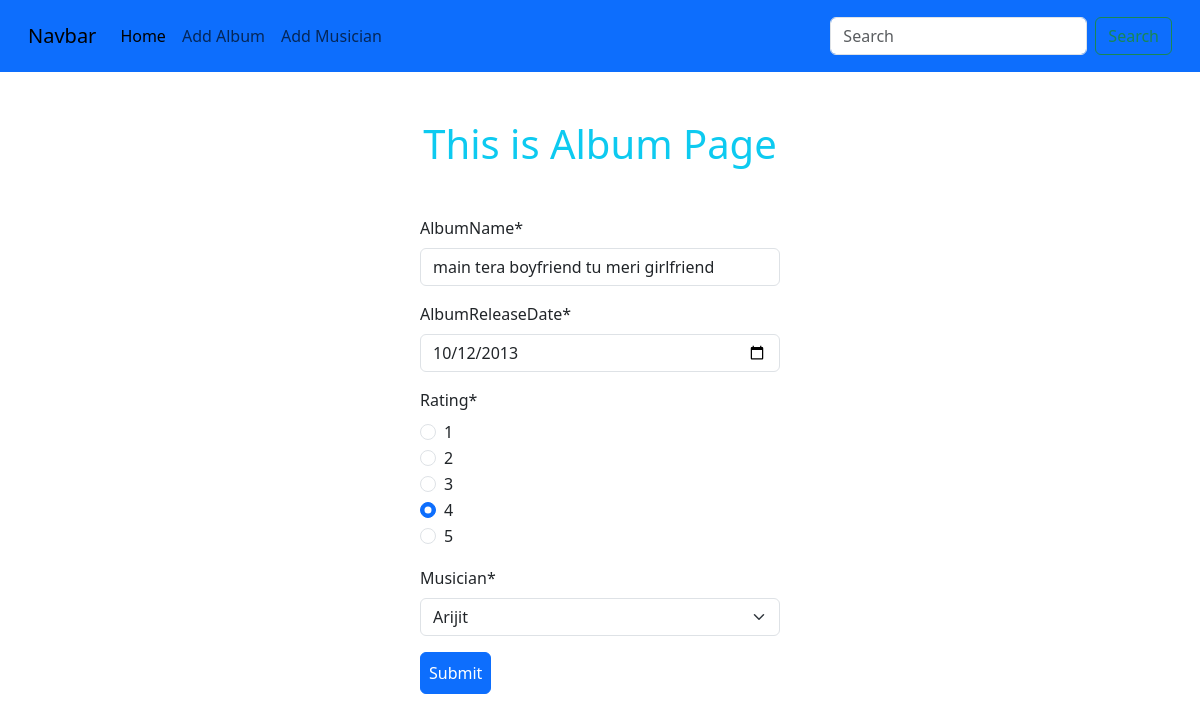
Page /album/edit_album/17 on the committed database.
### album/models.py (models this page shows, shortened)
class AlbumModel(models.Model):
    albumName = models.CharField(max_length=255)
    albumReleaseDate = models.DateField()
    rating = models.CharField(max_length=255)
    musician = models.ForeignKey(MusicianModel,on_delete=models.CASCADE)

### album/views.py (the view)
# urls.py: path('edit_album/<int:id>',views.edit_album,name = 'edit_album'),
def edit_album(request,id):
    album = AlbumModel.objects.get(pk = id)
    album_form = AlbumForm(instance=album)
    if request.method == 'POST':
        album_form = AlbumForm(request.POST,instance=album)
        if album_form.is_valid():
            album_form.save()
            return redirect('homepage')
    else:
        return render(request,'album.html',{'form' : album_form})

### album/forms.py
class AlbumForm(forms.ModelForm):
    RATING_CHOICES = [(i, str(i)) for i in range(1, 6)]
    rating = forms.ChoiceField(
        choices=RATING_CHOICES,
        widget=forms.RadioSelect
    )
    class Meta:
        model = AlbumModel
        fields = '__all__'
        widgets = {
            'albumReleaseDate' : (forms.DateInput(attrs={'type' : 'date'})),
        }

### musician/models.py (called while the page is built)
    def __str__(self) -> str:
        return self.firstName

### album/templates/album.html (shortened to what this page needs)
{%extends 'base.html'%}
{%block content%}
{%load crispy_forms_tags%}
<h1 class="text-center text-info m-3 mt-5 mb-5">This is Album Page</h1>
<form style = "width: 30%; margin: auto" method="POST" enctype="multipart/form-data">
    {{form | crispy }}
    <button class="btn btn-primary p-2">Submit</button>
</form>
{%endblock%}

### rows in the picture
AlbumModel: albumName "main tera boyfriend tu meri girlfriend", albumReleaseDate "10/12/2013", rating "☐ 1 ☐ 2 ☐ 3 ☑ 4 ☐ 5", musician "Arijit"
